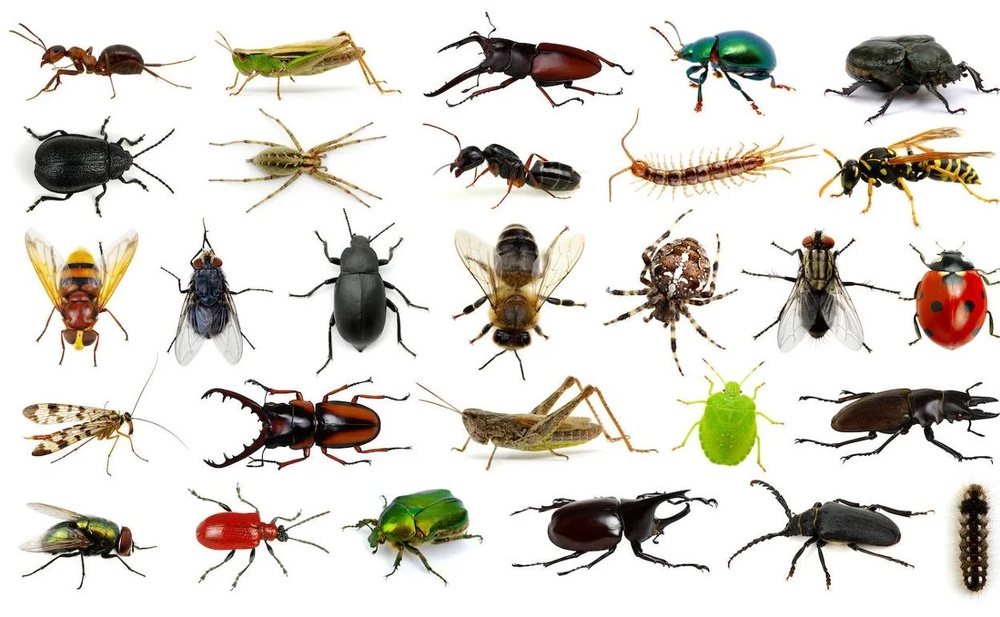
#> input picture assets/img/bibichos.jpg, 1000 x 617 px, shrunk from 1248 x 770 before the run
$ python -i image_processing.py   (imports and definitions only)
#> lines starting #> are read from the running program, lines starting #| are printed output that depends on the picture; after the words box and inside, x2 and y2 are one past the last pixel; in counts of white or black regions, pixels touching at a corner belong together
import cv2

def process(image_path: str):
#> called with image_path = '../assets/img/bibichos.jpg'
    cv2_image = cv2.imread(image_path)
#> cv2_image is the input picture: shape (617, 1000, 3); mean B, G, R 207.7, 214.4, 218.2
    cv2_image_gray = cv2.cvtColor(cv2_image, cv2.COLOR_BGR2GRAY)
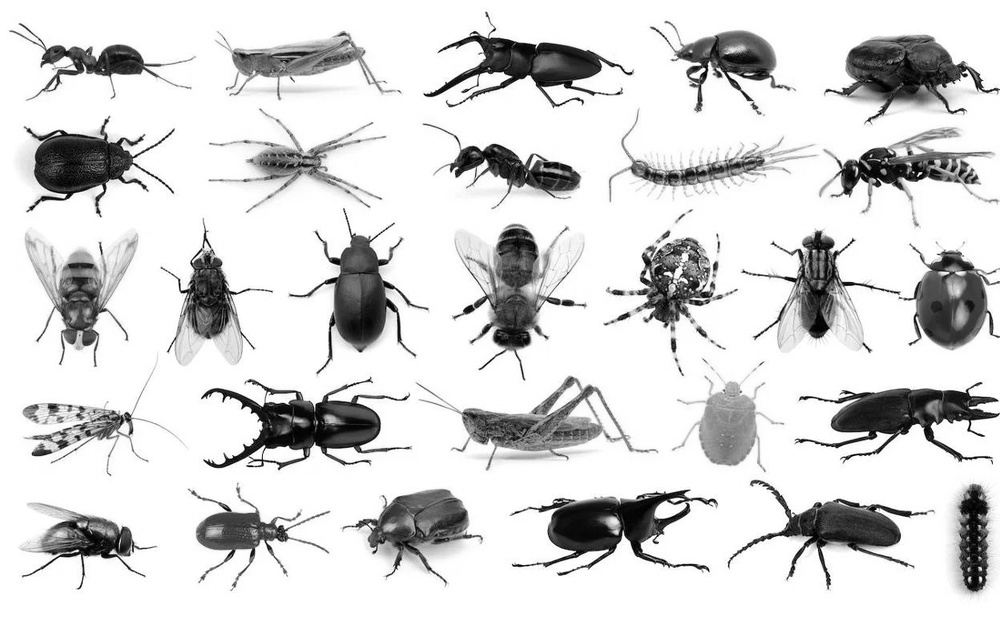
#> cv2_image_gray: shape (617, 1000); min 0, max 255, mean 214.8

    blurred = cv2.GaussianBlur(cv2_image_gray, (5, 5), 0)

    thresh = cv2.adaptiveThreshold(blurred, 255, cv2.ADAPTIVE_THRESH_GAUSSIAN_C,
                                   cv2.THRESH_BINARY_INV, 11, 2)
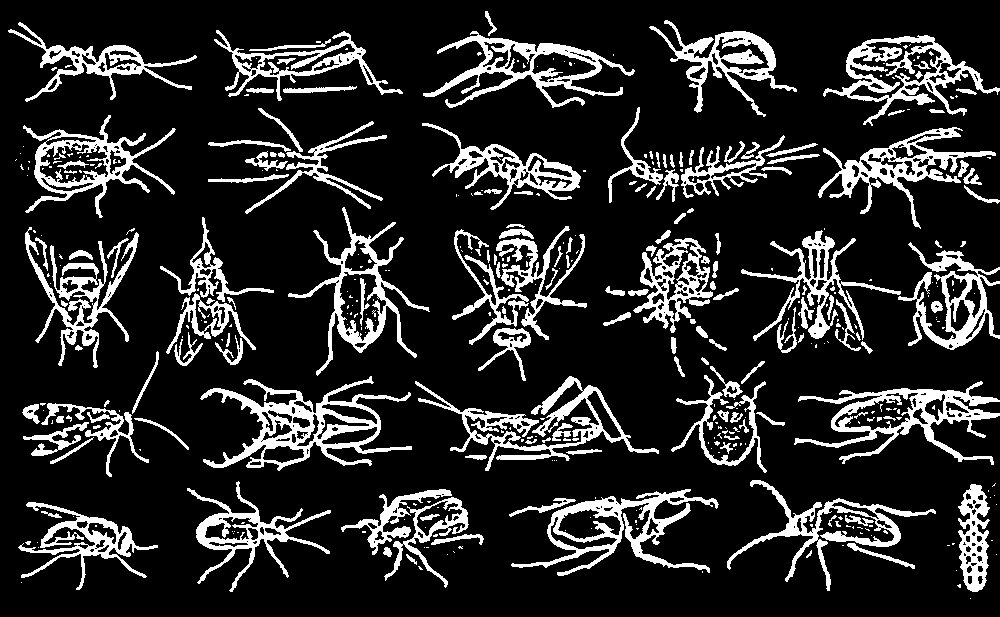
#> thresh: shape (617, 1000); 16.2% white; 408 white regions (248 under 20 px), largest, box (x1, y1, x2, y2) and area: (200, 376, 412, 471) 5546, (794, 381, 1000, 465) 4468, (415, 376, 659, 471) 4307
    kernel = cv2.getStructuringElement(cv2.MORPH_RECT, (5, 5))
    morph = cv2.morphologyEx(thresh, cv2.MORPH_CLOSE, kernel)
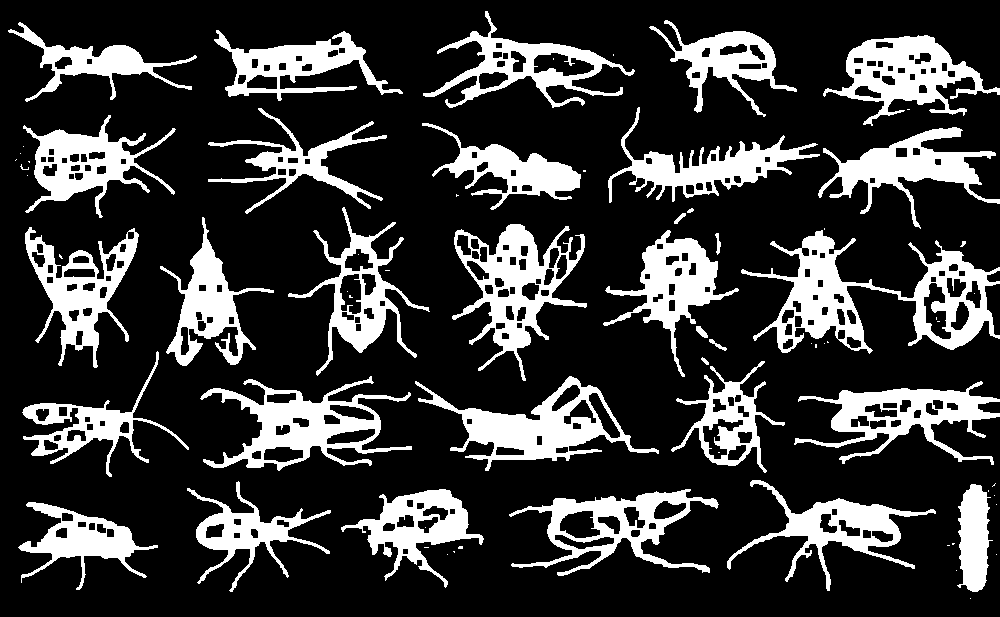
#> morph: shape (617, 1000); 22% white; 73 white regions (39 under 20 px)

    contours, _ = cv2.findContours(morph, cv2.RETR_EXTERNAL, cv2.CHAIN_APPROX_SIMPLE)
#> contours = 64 contours, 32 with area under 20; largest, box (x1, y1, x2, y2) and area: (741, 230, 1000, 354) 12194, (452, 224, 587, 381) 8550, (200, 376, 412, 471) 8108, (415, 376, 659, 471) 7931, (509, 489, 719, 576) 7116

    output = cv2_image.copy()

    cv2.drawContours(output, contours, -1, (0, 255, 0), 2)
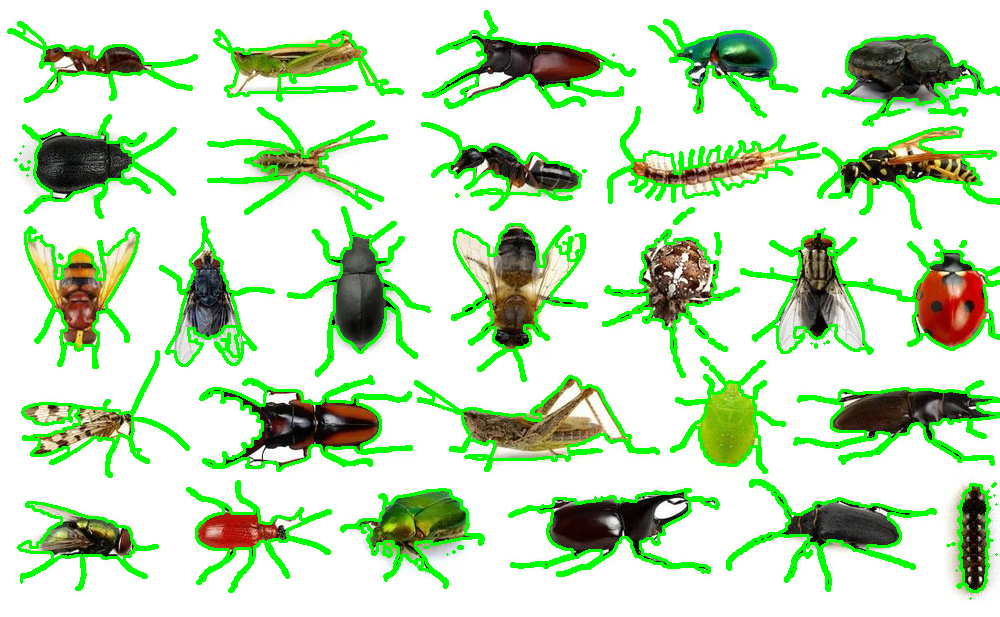
#> output: shape (617, 1000, 3); 12.15% of pixels changed, all inside (x1, y1, x2, y2) = (7, 10, 1000, 600)

    centers = []
    for contour in contours:
        M = cv2.moments(contour)
        if M["m00"] != 0:
            cx = int(M["m10"] / M["m00"])
            cy = int(M["m01"] / M["m00"])
            area = cv2.contourArea(contour)
            if area > 50:
                centers.append((cx, cy))
#> this loop made 64 passes
#> (cx, cy, area) on passes 11, 14, 15, 16, 18, 19, 20, 21, 22, 23, 24, 25: (82, 538, 3942.5), (614, 524, 7116), (417, 524, 5078), (973, 537, 2555), (244, 531, 3626.5), (838, 527, 5161), (903, 414, 6360), (542, 425, 7931), (305, 426, 8107.5), (728, 423, 4196), (704, 360, 22.5), (84, 426, 3835)
#> contour on passes 1, 2, 3, 4, 6, 8: [[970, 598]], [[956, 570]], [[996, 554]], [[447, 554]], [[424, 547], [428, 547]], [[947, 545], [949, 545]]
#> after the loop, centers = 28 pairs, first value 80 to 973, second value 59 to 538

    for center in centers:
        cv2.circle(output, center, 5, (0, 0, 255), -1)
#> this loop made 28 passes
#> center on passes 1 to 12: (82, 538), (614, 524), (417, 524), (973, 537), (244, 531), (838, 527), (903, 414), (542, 425), (305, 426), (728, 423), (84, 426), (701, 331)
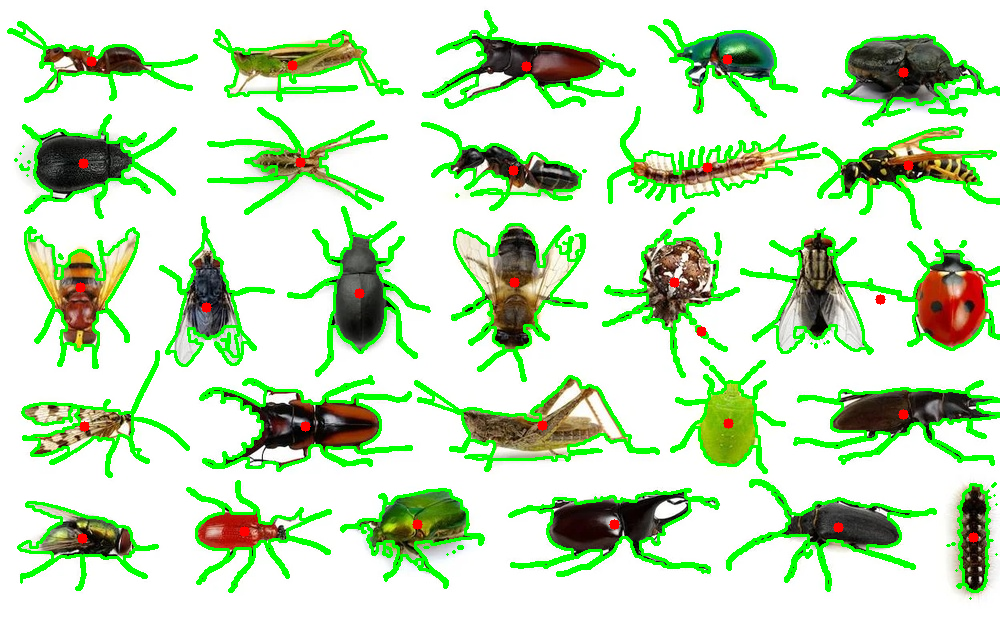
#> output: shape (617, 1000, 3); 0.37% of pixels changed, all inside (x1, y1, x2, y2) = (75, 54, 979, 544)

    number_of_bugs = len(centers)
#> number_of_bugs = 28
    cv2.putText(output, f"Number of bugs: {number_of_bugs}", (10, 30), cv2.FONT_HERSHEY_SIMPLEX, 1, (0, 0, 255), 2)
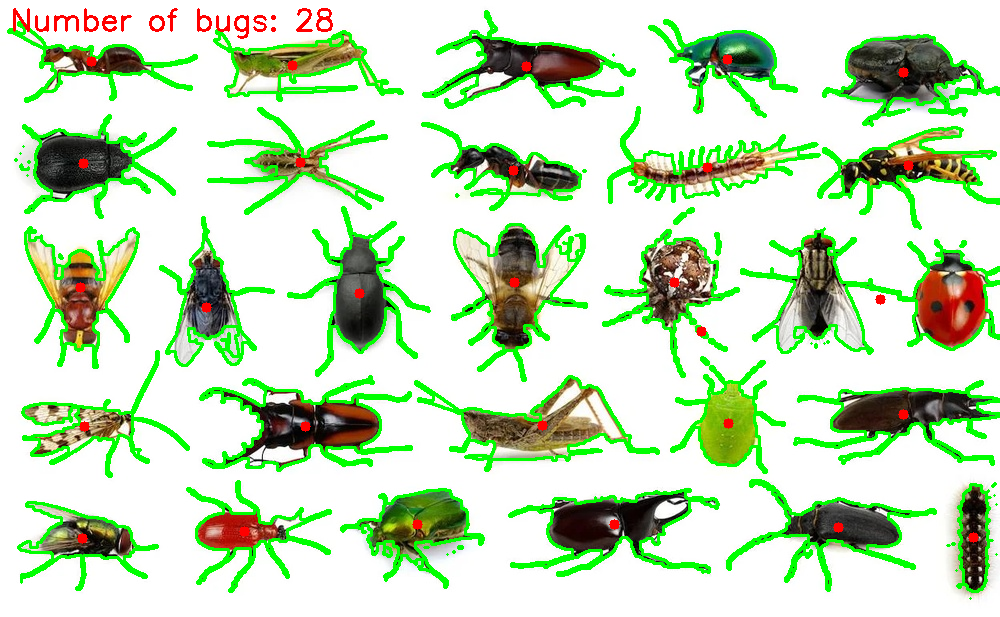
#> output: shape (617, 1000, 3); 0.34% of pixels changed, all inside (x1, y1, x2, y2) = (13, 8, 333, 39)

    return cv2.cvtColor(output, cv2.COLOR_BGR2RGB)

>>> result = process('../assets/img/bibichos.jpg')

$ run again, on assets/img/bichos.jpg
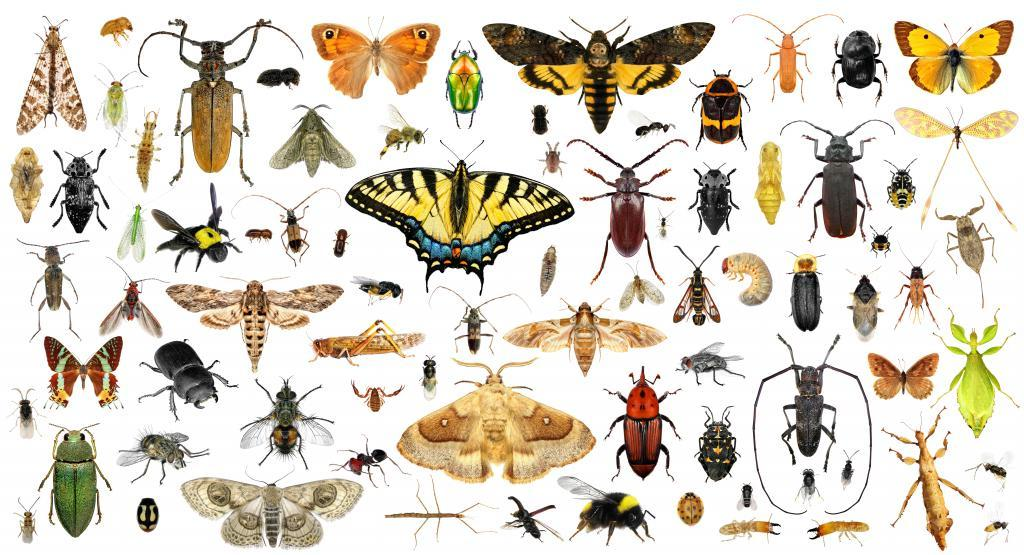
#> input picture assets/img/bichos.jpg, 1024 x 555 px
#> in process, cv2_image is the input picture: shape (555, 1024, 3); mean B, G, R 195.8, 209.4, 216.9
#> in process, `thresh = cv2.adaptiveThreshold(blurred, 255, cv2.ADAPTIVE_THRESH_GAUSS..`:
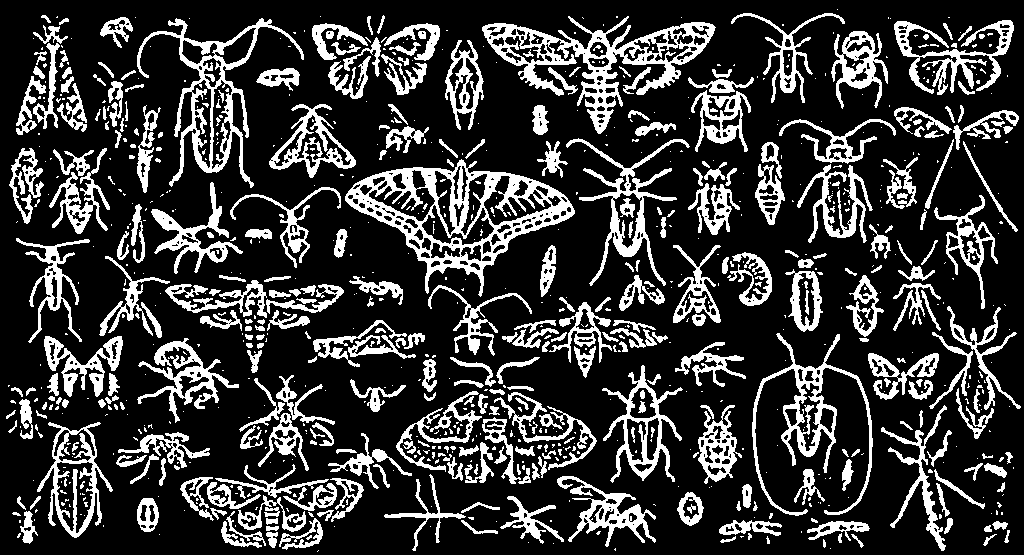
#> thresh: shape (555, 1024); 22.1% white; 916 white regions (573 under 20 px), largest, box (x1, y1, x2, y2) and area: (345, 159, 575, 297) 8253, (482, 16, 716, 134) 6564, (137, 18, 304, 188) 4475
#> morph: shape (555, 1024); 31.1% white; 302 white regions (216 under 20 px)
#> contours = 293 contours, 211 with area under 20; largest, box (x1, y1, x2, y2) and area: (230, 139, 575, 356) 18004, (384, 357, 597, 551) 13862, (482, 16, 716, 134) 11573, (95, 18, 304, 193) 9022, (180, 464, 364, 550) 8915
#> the loop in process, `for contour in contours:` made 293 passes
#> (cx, cy, area) on passes 11, 12, 16, 20, 22, 26, 29, 33: (995, 530, 224), (838, 529, 746.5), (748, 529, 828.5), (998, 509, 33), (147, 514, 558), (690, 508, 590.5), (746, 498, 250.5), (587, 512, 3465.5)
#> after the loop in process, `for contour in contours:`: centers = 74 pairs, first value 25 to 1006, second value 28 to 530
#> the loop in process, `for center in centers:` made 74 passes
#> center on passes 1 to 8: (995, 530), (838, 529), (748, 529), (147, 514), (690, 508), (746, 498), (587, 512), (808, 487)
#> number_of_bugs = 74
#> in process, `cv2.putText(output, f"Number of bugs: {number_of_bugs}", (10, 30), cv2..`:
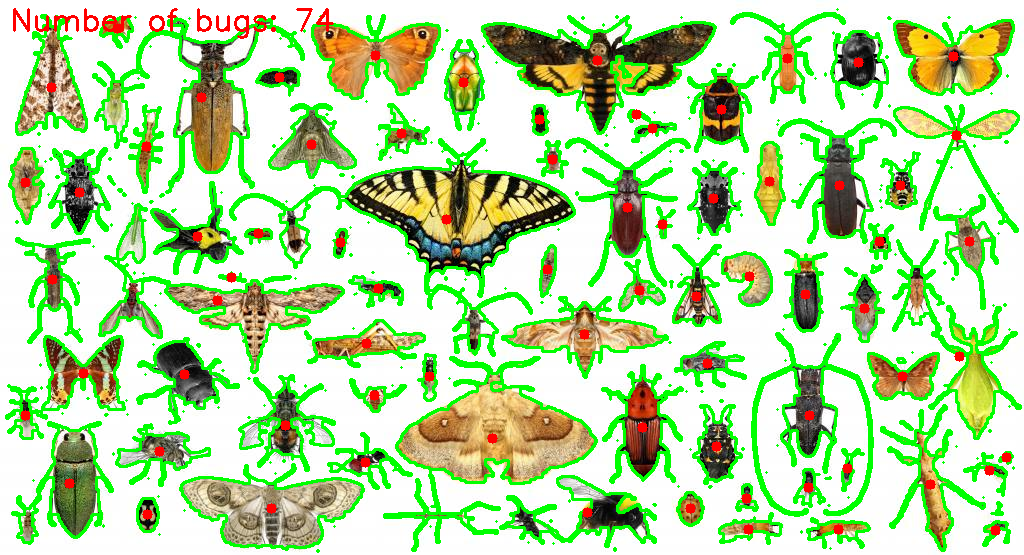
#> output: shape (555, 1024, 3); mean B, G, R 163.7, 218.9, 183.8
